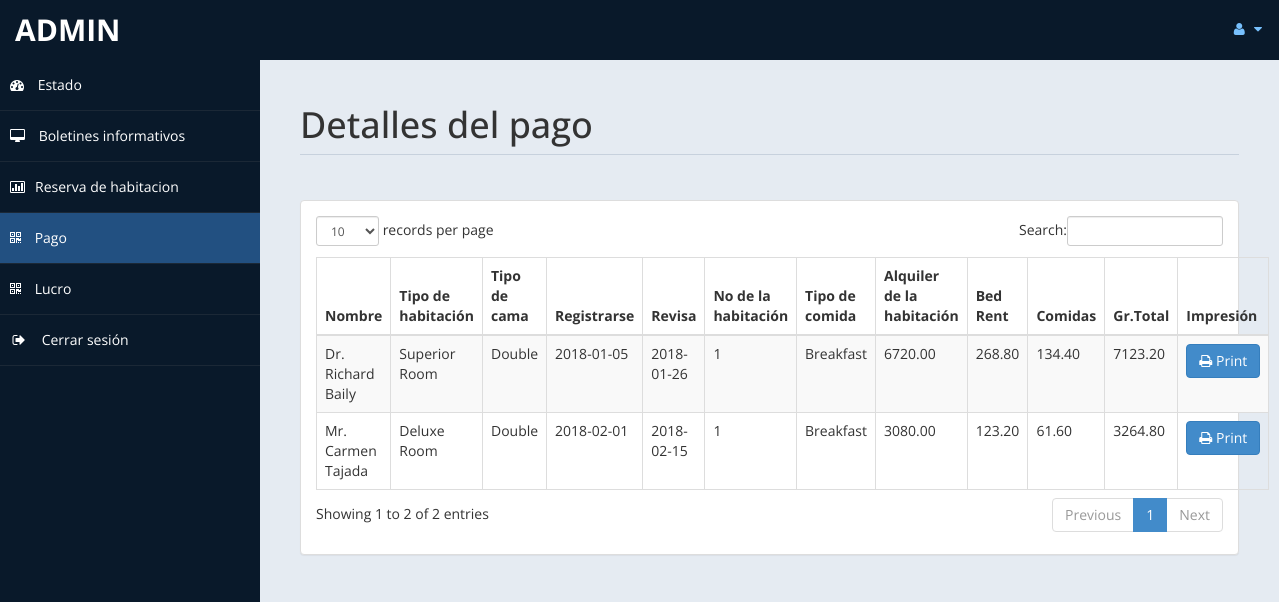
Page /admin/payment.php (signed in) on the committed database.
### tables this page shows
CREATE TABLE `payment` (
  `id` int(11) DEFAULT NULL,
  `title` varchar(5) DEFAULT NULL,
  `fname` varchar(30) DEFAULT NULL,
  `lname` varchar(30) DEFAULT NULL,
  `troom` varchar(30) DEFAULT NULL,
  `tbed` varchar(30) DEFAULT NULL,
  `nroom` int(11) DEFAULT NULL,
  `cin` date DEFAULT NULL,
  `cout` date DEFAULT NULL,
  `ttot` double(8,2) DEFAULT NULL,
  `fintot` double(8,2) DEFAULT NULL,
  `mepr` double(8,2) DEFAULT NULL,
  `meal` varchar(30) DEFAULT NULL,
  `btot` double(8,2) DEFAULT NULL,
  `noofdays` int(11) DEFAULT NULL
);

### admin/payment.php (the view, shortened to what this page needs)
<!DOCTYPE html>
<html xmlns="http://www.w3.org/1999/xhtml">
<head>
    <link href="assets/css/bootstrap.css" rel="stylesheet" />
    <link href="assets/css/font-awesome.css" rel="stylesheet" />
    <link href="assets/css/custom-styles.css" rel="stylesheet" />
    <link href="assets/js/dataTables/dataTables.bootstrap.css" rel="stylesheet" />
</head>
<body>
    <div id="wrapper">
        <nav class="navbar navbar-default top-navbar" role="navigation">
            <div class="navbar-header">
                <a class="navbar-brand" href="home.php"><?php echo $_SESSION["user"]; ?> </a>
            </div>
            <ul class="nav navbar-top-links navbar-right">
                <li class="dropdown">
                    <a class="dropdown-toggle" data-toggle="dropdown" href="#" aria-expanded="false">
                        <i class="fa fa-user fa-fw"></i> <i class="fa fa-caret-down"></i>
                    </a>
                </li>
            </ul>
        </nav>
        <nav class="navbar-default navbar-side" role="navigation">
            <div class="sidebar-collapse">
                <ul class="nav" id="main-menu">
                    <li>
                        <a href="home.php"><i class="fa fa-dashboard"></i> Estado</a>
                    </li>
                    <li>
                        <a  href="messages.php"><i class="fa fa-desktop"></i> Boletines informativos</a>
                    </li>
					<li>
                        <a href="roombook.php"><i class="fa fa-bar-chart-o"></i>Reserva de habitacion</a>
                    </li>
                    <li>
                        <a class="active-menu" href="payment.php"><i class="fa fa-qrcode"></i> Pago</a>
                    </li>
                    <li>
                        <a  href="profit.php"><i class="fa fa-qrcode"></i> Lucro</a>
                    </li>
                    <li>
                        <a href="logout.php" ><i class="fa fa-sign-out fa-fw"></i> Cerrar sesión
</a>
                    </li>
            </div>
        </nav>
        <div id="page-wrapper" >
            <div id="page-inner">
			 <div class="row">
                    <div class="col-md-12">
                        <h1 class="page-header">
                          Detalles del pago<small> </small>
                        </h1>
                    </div>
                </div>
            <div class="row">
                <div class="col-md-12">
                    <div class="panel panel-default">
                        <div class="panel-body">
                            <div class="table-responsive">
                                <table class="table table-striped table-bordered table-hover" id="dataTables-example">
                                    <thead>
                                        <tr>
                                            <th>Nombre</th>
											<th> Tipo de habitación</th>
                                            <th>Tipo de cama</th>
                                            <th>Registrarse</th>
											<th>Revisa</th>
											<th>No de la habitación</th>
											<th>Tipo de comida</th>
                                            <th>Alquiler de la habitación</th>
											<th>Bed Rent</th>
											<th>Comidas </th>
											<th>Gr.Total</th>
											<th>Impresión</th>
                                        </tr>
                                    </thead>
                                    <tbody>
									<?php
										include ('db.php');
										$sql="select * from payment";
										$re = mysqli_query($con,$sql);
										while($row = mysqli_fetch_array($re))
										{
											$id = $row['id'];
											if($id % 2 ==1 )
											{
												echo"<tr class='gradeC'>
													<td>".$row['title']." ".$row['fname']." ".$row['lname']."</td>
													<td>".$row['troom']."</td>
													<td>".$row['tbed']."</td>
													<td>".$row['cin']."</td>
													<td>".$row['cout']."</td>
													<td>".$row['nroom']."</td>
													<td>".$row['meal']."</td>
													<td>".$row['ttot']."</td>
													<td>".$row['mepr']."</td>
													<td>".$row['btot']."</td>
													<td>".$row['fintot']."</td>
													<td><a href=print.php?pid=".$id ." <button class='btn btn-primary'> <i class='fa fa-print' ></i> Print</button></td>
													</tr>";
											}
											else
											{
												echo"<tr class='gradeU'>
													<td>".$row['title']." ".$row['fname']." ".$row['lname']."</td>
													<td>".$row['troom']."</td>
													<td>".$row['tbed']."</td>
													<td>".$row['cin']."</td>
													<td>".$row['cout']."</td>
													<td>".$row['nroom']."</td>
													<td>".$row['meal']."</td>
													<td>".$row['ttot']."</td>
													<td>".$row['mepr']."</td>
													<td>".$row['btot']."</td>
													<td>".$row['fintot']."</td>
													<td><a href=print.php?pid=".$id ." <button class='btn btn-primary'> <i class='fa fa-print' ></i> Print</button></td>
													</tr>";
											}
										}
									?>
                                    </tbody>
                                </table>
                            </div>
                        </div>
                    </div>
                </div>
            </div>
                </div>
            </div>
    </div>
</body>
</html>

### admin/assets/css/custom-styles.css (style rules this page uses)
body { font-family: 'Open Sans', sans-serif; }
#wrapper { width: 100%; background:#09192A; }
#page-wrapper { padding: 15px 15px; min-height: 600px; background:#E5EBF2; }
#page-inner { width:100%; margin:10px 20px 10px 0px; background-color:transparent; padding:10px; min-height:1200px; }
h1, .h1, h2, .h2, h3, .h3 { margin-top: 7px; margin-bottom: -5px; }
.page-header { padding-bottom: 9px; margin: 10px 0 45px; border-bottom: 1px solid #C7D1DD; }
.top-navbar { margin:0px; }
.top-navbar .navbar-brand { color: #fff; width: 260px; text-align: left; height: 60px; font-size: 30px; font-weight: 700; text-transform: uppercase; line-height: 30px; }
.top-navbar .nav > li { position: relative; display: inline-block; }
.top-navbar .nav > li > a { position: relative; display: block; padding: 19px 15px; color: #77C0FD; }
.active-menu { background-color:#225081!important; }
.sidebar-collapse , .sidebar-collapse .nav { background:none; }
.sidebar-collapse .nav { padding:0; }
.sidebar-collapse .nav > li > a { color:#fff; background:transparent; text-shadow:none; }
.sidebar-collapse > .nav > li > a { padding:15px 10px; }
.sidebar-collapse > .nav > li { border-bottom: 1px solid rgba(107, 108, 109, 0.19); }
.navbar-side { border:none; background-color: transparent; }
.top-navbar { background:#09192A; border-bottom:none; }
.top-navbar .nav > li > a > i { margin-right: 2px; }
.navbar-default { border:0px solid black; }
.navbar-header { background: #09192A; }
.nav > li > a > i { margin-right:10px; }
@media (min-width:768px) { #page-wrapper { margin: 0 0 0 260px; padding: 15px 30px; min-height: 1200px; } }
@media (min-width:768px) { .navbar-side { z-index: 1; position: absolute; width: 260px; } }
@media (min-width:768px) { .navbar { border-radius: 0px; } }

### rows in the picture
payment: title "Dr.", fname "Richard", lname "Baily", troom "Superior Room", tbed "Double", cin "2018-01-05", cout "2018-01-26", nroom "1", meal "Breakfast", ttot "6720.00", mepr "268.80", btot "134.40", fintot "7123.20"
payment: title "Mr.", fname "Carmen", lname "Tajada", troom "Deluxe Room", tbed "Double", cin "2018-02-01", cout "2018-02-15", nroom "1", meal "Breakfast", ttot "3080.00", mepr "123.20", btot "61.60", fintot "3264.80"

### other values in the picture
$_SESSION["user"] "ADMIN"
